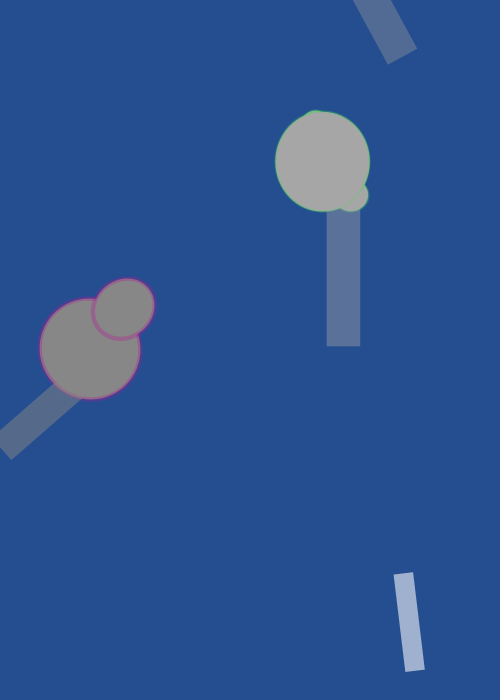
Frame 1 (no input)
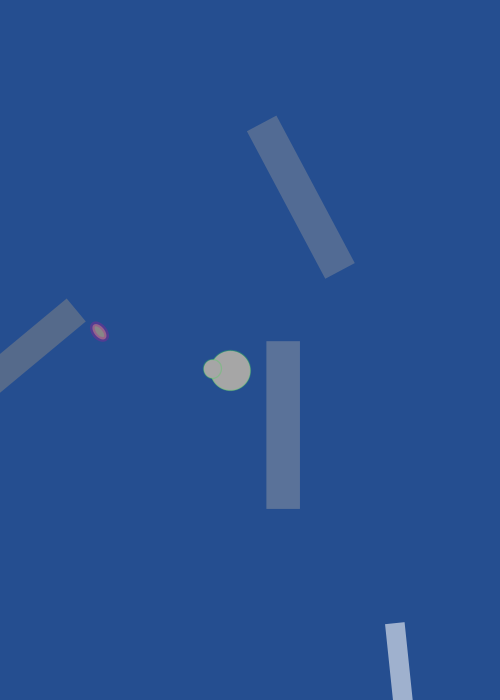
Frame 60 (the mouse pressed at the canvas centre just before this capture)
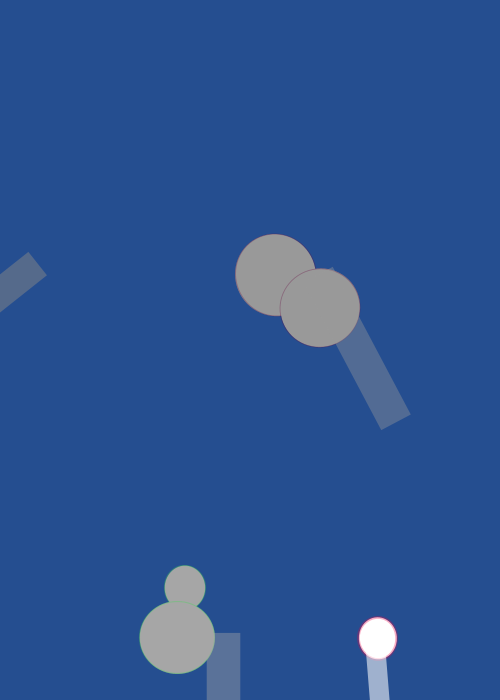
Frame 120 (the mouse held since frame 60 and released just before this capture)

The Processing sketch that drew these frames (run headless with seeded random() and noise(); from frame 60 on, the mouse is pressed at the canvas centre):

// Processing sketch: processing_124047
// ── processing_124047.pde

//earthquiake fish can not run
//then they fall fell fallen
//by XinhanYen,Email:archi730@hotmail.com
int _num = 15;
reTang[] _reTangArr = {
};
void setup() {
  size(500, 700);
  background(255);
  strokeWeight(1);
  fill(150, 50);
  drawCircles();
}
void draw() {
  background(37, 78, 144, 98);
  for (int i=0; i<_reTangArr.length; i++) {
    reTang thisreTang = _reTangArr[i];
    thisreTang.updateMe();
  }
}
void mouseReleased() {
  drawCircles();
}
void drawCircles() {
  for (int i=0; i<_num; i++) {
    reTang thisreTang = new reTang();
    thisreTang.drawMe();
    _reTangArr =(reTang[])append(_reTangArr, 
    thisreTang);
  }
}

//

class reTang {
  float x, y;
  float edge;
  color linecol, fillcol;
  float alph;
  float xmove, ymove;
  reTang() {
    x = random(width);
    y = random(height);
    edge = random(60) + 10;
    linecol = color(random(255), random(255), random(255));
    fillcol = color(random(255)+50/*, random(255), random(255)*/);
    alph = random(100)+50;
    xmove = random(6) - 3;
    ymove = random(8) - 4;
  }
  void drawMe() {
    noStroke();
    fill(fillcol, alph);
    rect(x+random(5), y, edge/2, edge*2.5);
    rotate(random(PI/180)-0.5);
    stroke(50,78,144,random(50));
    strokeWeight(random(5));
    /*noFill();
     rect(x, y, 10+random(20), 10+random(10));*/
  }
  void updateMe() {
    x += xmove;
    y += ymove;
    if (x > (width-edge)) { 
      x =width-edge;
      xmove= -(xmove);
    }
    if (x < (edge)) { 
      x = edge;
      xmove= -(xmove);
    }
    if (y > (height-edge)) { 
      y = height-edge;
      /*ymove= -(ymove+10);*/
    }
    if (y < (edge)) { 
      y = edge-5;
      ymove= -(ymove/2-10);
    }

    boolean touching = false;
    for (int i=0; i<_reTangArr.length; i++) {
      reTang otherreTang = _reTangArr[i];
      if (otherreTang != this) {
        float dis = dist(x, y, otherreTang.x, otherreTang.y);
        float overlap = dis - edge - otherreTang.edge;
        if (overlap < 0) {
          float midx, midy;
          midx = (x + otherreTang.x)/2;
          midy = (y + otherreTang.y)/2;

          stroke(linecol, 80);
          fill(fillcol);
          overlap *= -1;
          ellipse(midx, midy, overlap+random(10), overlap+random(10));
        }
      }
    }
    drawMe();
  }
}
